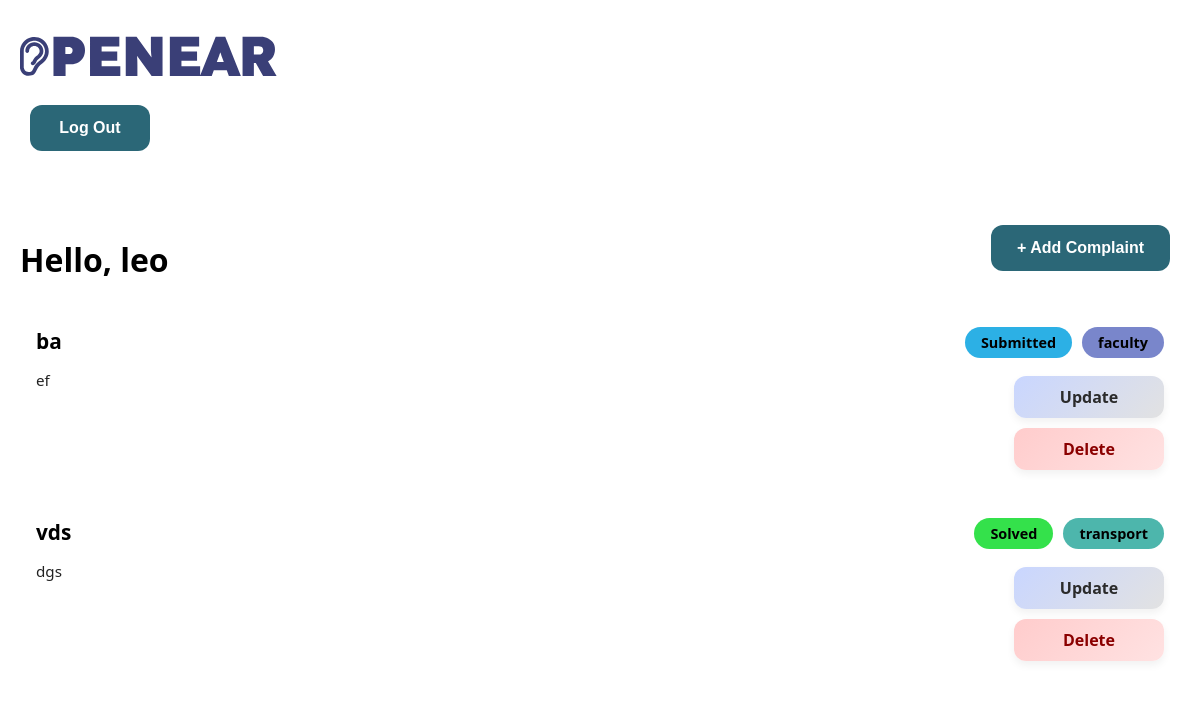
The app's page /home (signed in), older data.
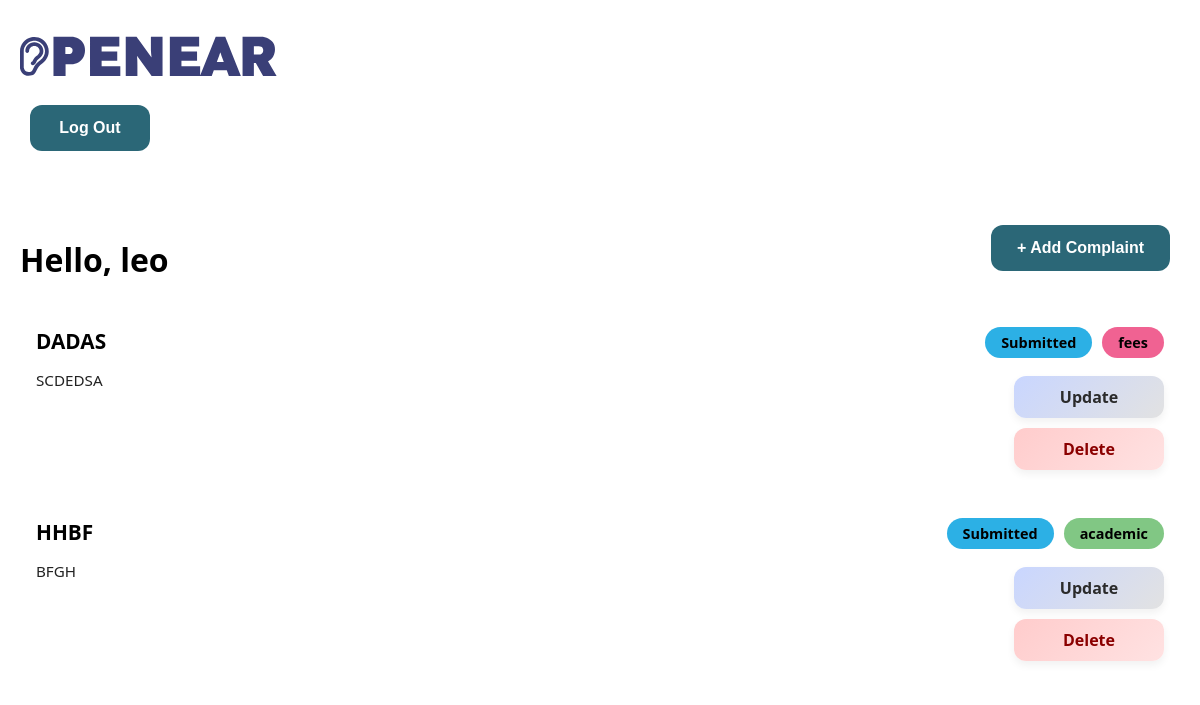
The same page, newer data.
### main.py (models this page shows)
class Users(UserMixin, db.Model):
    __tablename__ = 'users'
    id = db.Column(db.Integer, primary_key = True)
    username = db.Column(db.String(200), unique=True, nullable = False)
    password = db.Column(db.String(200), nullable = False)
    email = db.Column(db.String(80), unique=True, nullable = False)
    roles = db.relationship('Role', secondary = roles_users, backref = 'users')

class Complaint(db.Model):
    __tablename__ = 'complaint'
    complaint_id = db.Column(db.Integer, primary_key = True)
    complaint_headline = db.Column(db.String(120), nullable = False)
    complaint_text = db.Column(db.String(500), nullable = False)
    complaint_type = db.Column(db.String(50), nullable = False)
    complaint_status = db.Column(db.String(50), nullable = False, default = 'Submitted')
    user_id = db.Column(db.Integer, db.ForeignKey('users.id'), nullable = False)
    user = db.relationship("Users", backref = "complaints")

### main.py (the view)
@app.route('/home')
@login_required
def home():  # Home page
    role_names = [role.name for role in current_user.roles]
    if 'Teacher' in role_names:
        comp = Complaint.query.all()
    else:     # For Student or Parent, only show their own complaints
        comp = Complaint.query.filter_by(user_id=current_user.id).all()
    return render_template('home.html', complaints=comp, role_names=role_names)

### main.py (called while the page is built)
@login_manager.user_loader
def load_user(user_id):
    return Users.query.get(int(user_id))

### templates/home.html (shortened to what this page needs)
<!DOCTYPE html>
<html lang="en">
<head>
    <link rel="stylesheet" href="{{ url_for('static', filename='home.css') }}">
</head>
<body>
    <header>
        <div class="logo">
            <img src="{{ url_for('static', filename='images/openear_logo.svg') }}" alt="Openear">
        </div>
        <button class="top-right" onclick="location.href='/logout'">Log Out</button>
    </header>
    <div class="header">
        <h1>Hello, {{ current_user.username }}</h1>
        <button class="bottom-right" onclick="location.href='/adddata'">+ Add Complaint</button>
    </div>
    {% set role_names = [] %}
    <div class="card-container">
        {% for complaint in complaints %}
        <div class="complaint-card {{ complaint.complaint_type | lower }}">
            <div class="card-left">
                <h3 class="heading">{{ complaint.complaint_headline }}</h3>
                <p class="description">{{ complaint.complaint_text }}</p>
            </div>
            <div class="card-right">
                <div class="badge-row">
                    <span class="status-badge {{ complaint.complaint_status | lower | replace(' ', '-') }}">
                        {{ complaint.complaint_status }}
                    </span>
                    <span class="category-badge {{ complaint.complaint_type | lower }}">
                        {{ complaint.complaint_type }}
                    </span>
                </div>
                {% if 'Teacher' in role_names %}
                    <a class="card-btn" href="{{ url_for('update_status', complaint_id=complaint.complaint_id) }}">Update</a>
                    <a class="card-btn delete" href="/delete/{{ complaint.complaint_id }}">Delete</a>
                {% endif %}
            </div>
    </div>
    {% endfor %}
</div>
</body>
</html>

### static/home.css (style rules this page uses)
body { font-family: 'Segoe UI', Tahoma, Geneva, Verdana, sans-serif; background-image: url("/static/images/website bg.svg"); background-size: cover; background-repeat: no-repeat; background-position: center; background-attachment: fixed; margin: 0; padding: 20px; }
.header { display: grid; grid-template-columns: 1fr 1fr; grid-template-rows: 1fr 1fr; height: 120px; margin-bottom: 30px; }
.header h1 { grid-column: 1; grid-row: 2; margin: 0; align-self: end; }
.header .bottom-right { grid-column: 2; grid-row: 2; justify-self: end; align-self: end; }
button { background-color: #2b6777; color: white; border: 2px solid transparent; padding: 12px 24px; border-radius: 12px; font-weight: 600; font-size: 1rem; width: auto; min-width: 120px; margin: 10px; cursor: pointer; transition: all 0.3s ease; }
.card-container { display: flex; flex-direction: column; gap: 16px; }
.complaint-card { display: flex; justify-content: space-between; align-items: flex-start; background-color: #ffffffB3; border-radius: 16px; padding: 16px; }
.card-left { flex-grow: 1; }
.card-left .heading { font-size: 1.3rem; font-weight: bold; margin: 0; }
.card-left .description { font-size: 0.95rem; color: #222; }
.card-right { display: flex; flex-direction: column; align-items: flex-end; gap: 10px; margin-left: 20px; }
.badge-row { display: flex; gap: 10px; margin-bottom: 8px; }
.category-badge, .status-badge { background-color: #bdbdbd; color: black; padding: 6px 16px; border-radius: 999px; font-size: 0.9rem; font-weight: bold; white-space: nowrap; text-align: center; }
.status-badge.submitted { background-color: #2cb0e5; }
.category-badge.academic { background-color: #81c784; }
.category-badge.fees { background-color: #f06292; }
.card-btn { display: inline-block; background: linear-gradient(135deg, #c9d6ff, #e2e2e2); color: #2b2b2b; text-align: center; padding: 10px 20px; border-radius: 12px; font-weight: 600; text-decoration: none; width: 110px; border: none; transition: all 0.3s ease; box-shadow: 0 4px 8px rgba(0,0,0,0.06); }
.card-btn.delete { background: linear-gradient(135deg, #ffcccc, #ffe2e2); color: #8b0000; }

Row changes from the older to the newer data that the page shows:
removed Complaint: complaint_headline "ba", complaint_text "ef", complaint_status "Submitted", complaint_type "faculty"
removed Complaint: complaint_headline "vds", complaint_text "dgs", complaint_status "Solved", complaint_type "transport"
added Complaint: complaint_headline "DADAS", complaint_text "SCDEDSA", complaint_status "Submitted", complaint_type "fees"
added Complaint: complaint_headline "HHBF", complaint_text "BFGH", complaint_status "Submitted", complaint_type "academic"
